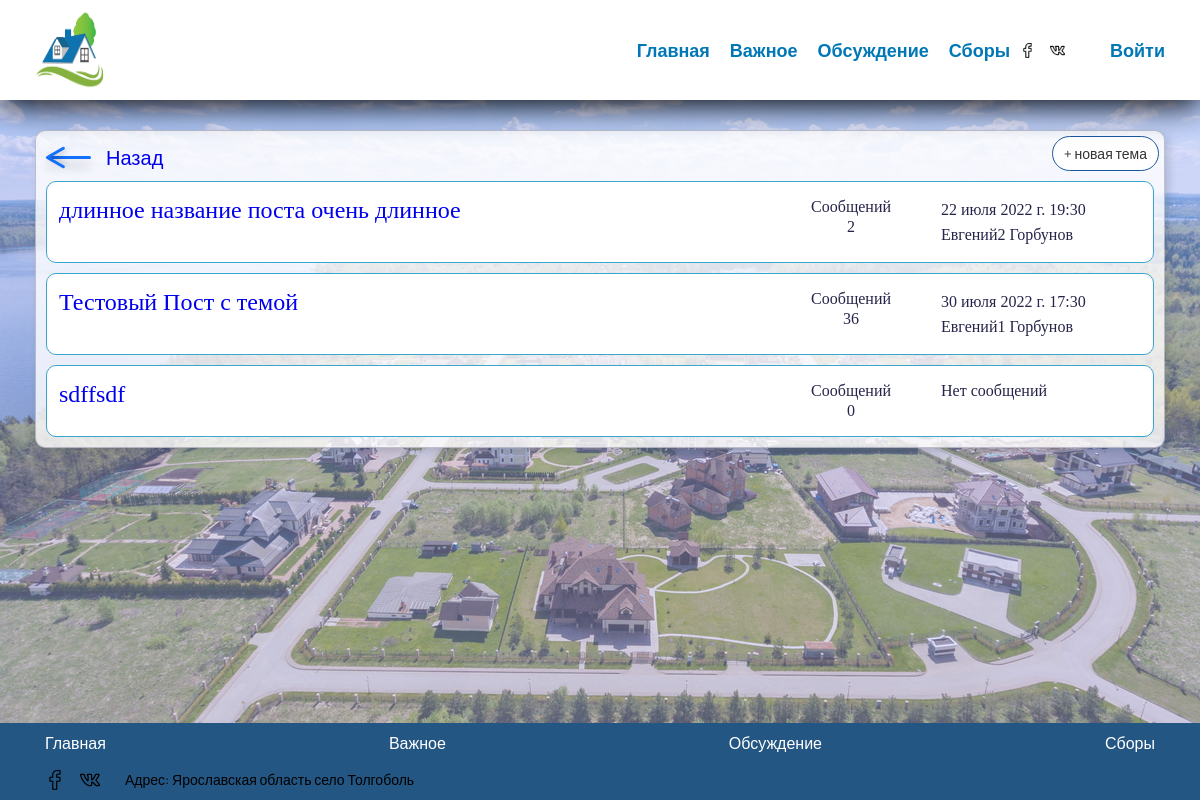
Page /forum/2/ on the earlier database version.
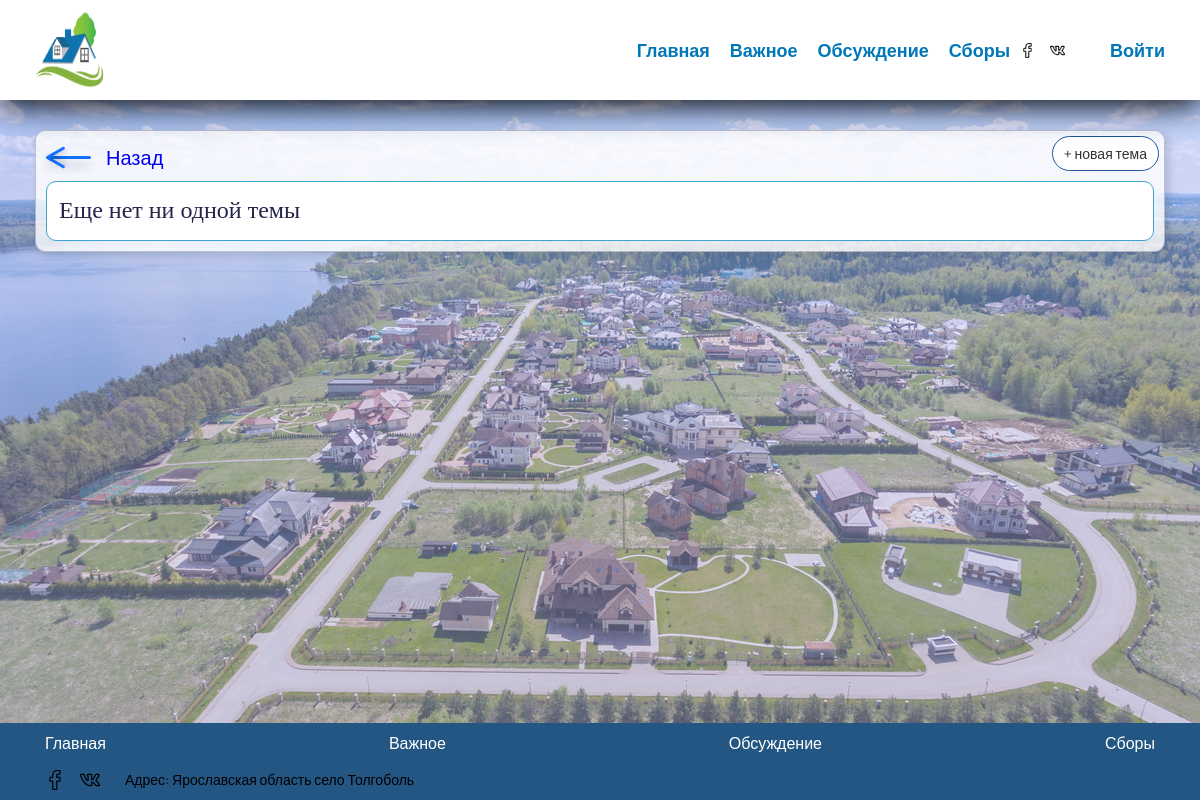
Same page on the later database version.
### AuthService/models.py (models this page shows, shortened)
class User( AbstractUser ):
    user_id = models.UUIDField( default=uuid.uuid4, editable=False, unique=True )
    username_validator = validators.UnicodeUsernameValidator()
    password = models.CharField( _('Пароль'), max_length=128 )
    username = models.CharField(
        _('Логин'),
        blank=False,
        max_length=150,
        unique=True,
        help_text=_('Требования. не менее 6 символов. Только буквы, цифры и символы @/./+/-/_ '),
        validators=[username_validator],
        error_messages={
            'unique': _("Пользователь с таким логином уже существует."),
        },
    )
    adres =  models.ForeignKey( Adres, on_delete = models.CASCADE, blank=False )
    first_name = models.CharField( _('Имя'), max_length=150, blank=False )
    last_name = models.CharField( _('Фамилия'), max_length=150, blank=True )
    patronymic = models.CharField( _('Отчество'), max_length=150, blank=True )
    telephon = models.CharField( max_length=12, blank=True )
    email = models.EmailField( _('Email адрес'), blank=True, null=True )
    male = models.CharField( _('Пол'), max_length=150, blank=False )
    birthday = models.DateField( _('День рождения'), blank=True, null=True )
    is_starosta = models.BooleanField( _('Является ли старостой'), default=False )
    is_active = models.BooleanField(
        _('Подтвержден'),
        default=True,
        help_text=_(
            'Поле говорит о том аккаунт подтвержден'
            'Снимите этот флаг вместо удаления аккаунта'
        ),
    )
    token = models.CharField( max_length=120, blank=True, default=secrets.token_urlsafe, editable=False, )
    def __init__( self, *args, **kwargs ):
        super().__init__( *args, **kwargs )
    def __str__(self) -> str:
        return '{} {}'.format( self.first_name, self.last_name )

### Forum/models.py (models this page shows, shortened)
class Post( models.Model ):
    section = models.ForeignKey( Section, on_delete = models.SET_NULL, null=True )
    title = models.CharField( _('Заголовок'), max_length=100, blank=False, unique=False )
    text = models.CharField( _('Текст Новости'), max_length=90000, blank=True, unique=False )
    author = models.ForeignKey( User, on_delete = models.SET_NULL, null=True )
    date = models.DateTimeField( _('Дата создания'), default=timezone.now )
    update_date = models.DateTimeField( _('Дата обновления'), default=timezone.now )
    is_delet =  models.BooleanField( _('Удалена ли запись'), blank=False, default=False )
    is_news =  models.BooleanField( _('Является ли новостью'), blank=False, default=False )
    class Meta:
        verbose_name = 'Пост'
        verbose_name_plural = 'Посты'
        ordering = ['date']
    def get_last_message( self ):
        result = None
        sms = self.message_set.all().filter( is_delet=False ).order_by('date')
        if sms.count():
            result = sms.last()
        return result

class Message( models.Model ):
    post = models.ForeignKey( Post, on_delete = models.CASCADE, blank=False )
    author = models.ForeignKey( User, on_delete = models.SET_NULL, null=True )
    text = models.CharField( _('Текст сообщения'), max_length=90000, blank=True, unique=False )
    date = models.DateTimeField( _('Дата создания'), default=timezone.now )
    update_date = models.DateTimeField( _('Дата обновления'), default=timezone.now )
    is_delet =  models.BooleanField( _('Удалена ли запись'), blank=False, default=False )
    related_message = models.IntegerField( _('Id связанного сообщения'), blank=True, null=True, default=None )
    class Meta:
        verbose_name = 'Сообщение'
        verbose_name_plural = 'Сообщения'
        ordering = ['update_date']

### Forum/views.py (the view)
# urls.py: path( '<int:section_id>/', ForumSection.as_view(), name='section'),
class ForumSection( DataMixin, TemplateView ):
    template_name = 'Forum/forum_section.html'
    title = _("Поселок Толгоболь \ Форум")
    @logger
    def get_context_data( self, *, object_list=None, **kwargs ):
        section_id = kwargs['section_id']
        c_super = super().get_context_data(**kwargs)
        c_def = self.get_user_context()
        c_def[ 'title' ] = self.title
        c_def[ 'posts' ] = self.get_posts_context( section_id )
        c_def[ 'section_id' ] = section_id
        c_def[ 'is_news' ] = Section.objects.get(id=section_id).is_news
        c_def.update( c_super )
        return c_def
    def get_posts_context( self, section_id ):
        result = []
        posts = Post.objects.filter(section_id=section_id)
        for post in posts:
            item = {}
            item['id'] = post.id
            item['title'] = post.title
            item['text'] = post.text
            item['author'] = post.author
            item['date'] = post.update_date
            item['message_count'] = post.message_set.all().count()
            sms = post.get_last_message()
            if sms:
                item['last_message'] = {'author': sms.author, 'date': sms.update_date}
            result.append( item )
        return result

### MainService/logger.py (called while the page is built)
def logger( func, *args, **kwargs ):
    def wrap( *args, **kwargs ):
        Logger().Log( logging.INFO, func.__name__, '[pd][start]', args, kwargs)
        stack = traceback.extract_stack()
        res = func( *args, **kwargs )
        Logger().Log( logging.INFO, func.__name__, '[pd][finish]', res)
        return res
    return wrap

    def __new__( cls ):
        if not hasattr( cls, 'instance'):
            cls.instance = super( Logger, cls ).__new__( cls )
        return cls.instance

    def Log( self, log_level, *args, **kwargs ):
        print(log_level, 'log_level')
        msg = self._get_msg( *args )
        logging.log( log_level, msg, **kwargs )

    @staticmethod
    def _get_msg( *arg ):
        msg = ''
        for i in arg:
            msg += str(i) + ' '
        return msg

### Forum/templates/Forum/forum_section.html (shortened to what this page needs)
{% extends 'Forum/forum_base.html' %}
{% load static %}
{% block forum_content %}
<div class="forum_nav_wrapper">
  <a class="return" href="{% url 'forum' %}">
    <div class="arrow_2" href="{% url 'forum' %}">
      <div></div>
    </div>
    <span>Назад</span>
  </a>
  {% if not is_news %}
  <a title="" class="button_control button_simple" href="{% url 'post_create' section_id=section_id %}"><span class="button_text">+ новая тема</span></a>
  {% endif %}
</div>
{% if not posts %}
<div class="section">
  <div class="section__item">
      <div class="section__title">Еще нет ни одной темы</div>
  </div>
</div>
{% endif %}
{% for post in posts %}
<div class="section">
  <div class="section__item">
    <a  href="{% url 'forum' %}{{ section_id }}/{{ post.id }}">
      <div class="section__title">{{ post.title }}</div>
    </a>
    <div class="section__wrap">
      <div class="section__msg">
        <p>Сообщений</p>
        <p>{{ post.message_count }}</p>
      </div>
      <div class="section__new-msg">
        {% if post.last_message %}
        <div>
          <span>{{ post.last_message.date }}</span>
          <span>{{ post.last_message.author }}</span>
        </div>
        {% else %}
        <p>Нет сообщений</p>
        {% endif %}
      </div>
    </div>
  </div>
</div>
{% endfor %}
{% endblock %}

Differences in the rows shown:
removed User: title "длинное название поста очень длинное", message_count "2", last_message "22 июля 2022 г. 19:30", last_message.author "Евгений2 Горбунов", title "sdffsdf", message_count "0", shows "Нет сообщений"
no longer on this page (row edited): User: title "Тестовый Пост с темой", message_count "36", last_message "30 июля 2022 г. 17:30", last_message.author "Евгений1 Горбунов"
Other differences:
text now shown: "Еще нет ни одной темы"
